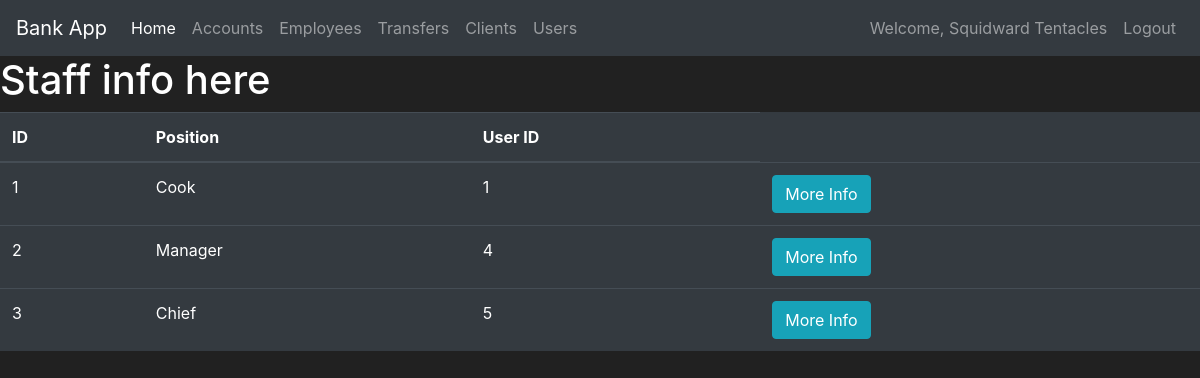
Page /employees (signed in) on the committed database.
### bank/models.py (models this page shows, shortened)
class User(db.Model, UserMixin):
    id = db.Column(db.Integer(), primary_key=True, autoincrement=True)
    name = db.Column(db.String())
    email = db.Column(db.String())
    password = db.Column(db.String)

class Employee(db.Model):
    id = db.Column(db.Integer(), primary_key=True)
    position = db.Column(db.String(60), nullable=False)
    user_id = db.Column(db.Integer, db.ForeignKey(User.id))

### bank/routes.py (the view)
@app.route("/employees")
@login_required
def employees_page():
    employees = Employee.query.all()
    return render_template('employees.html', employees=employees)

### bank/models.py (called while the page is built)
@login_manager.user_loader
def load_user(user_id):
    return User.query.get(int(user_id))

### bank/templates/employees.html (shortened to what this page needs)
{% extends "layout.html" %}
{% block body %}
<h1>Staff info here</h1>
<table id="data" class="table table-hover table-dark">
    <thead>
    <tr>
        <th scope="col">ID</th>
        <th scope="col">Position</th>
        <th scope="col">User ID</th>
    </tr>
    </thead>
    <tbody>
    {% for employee in employees %}
    <tr>
        <td>{{ employee.id }}</td>
        <td>{{ employee.position }}</td>
        <td>{{ employee.user_id }}</td>
        <td>
            <button class="btn btn-outline btn-info">More Info</button>
        </td>
    </tr>
    {% endfor %}
    </tbody>
</table>
{% endblock %}

### bank/templates/layout.html (shortened to what this page needs)
<!doctype html>
<html lang="en">
<head>
    <link rel="stylesheet" href="https://cdn.jsdelivr.net/npm/bootstrap@4.5.3/dist/css/bootstrap.min.css"
>
</head>
<body>
<nav class="navbar navbar-expand-md navbar-dark bg-dark">
    <a class="navbar-brand" href="{{ url_for('home_page') }}">Bank App</a>
    <div class="collapse navbar-collapse" id="navbarNav">
        <ul class="navbar-nav mr-auto">
            <li class="nav-item active">
                <a class="nav-link" href="{{ url_for('home_page') }}">Home <span class="sr-only">(current)</span></a>
            </li>
            <li class="nav-item">
                <a class="nav-link" href="{{ url_for('accounts_page') }}">Accounts</a>
            </li>
            <li class="nav-item">
                <a class="nav-link" href="{{ url_for('employees_page') }}">Employees</a>
            </li>
            <li class="nav-item">
                <a class="nav-link" href="{{ url_for('transfer_page') }}">Transfers</a>
            </li>
            <li class="nav-item">
                <a class="nav-link" href="{{ url_for('clients_page') }}">Clients</a>
            </li>
            <li class="nav-item">
                <a class="nav-link" href="{{ url_for('users_page') }}">Users</a>
            </li>
        </ul>
        {% if current_user.is_authenticated %}
            <ul class="navbar-nav">
                <li class="nav-item">
                    <a class="nav-link">Welcome, {{ current_user.name }}</a>
                </li>
                <li class="nav-item">
                    <a class="nav-link" href="{{ url_for('logout_page') }}">Logout</a>
                </li>
            </ul>
        {% endif %}
    </div>
</nav>
{% block body %}
{% endblock %}
</body>
</html>

### bank/templates/layout.html (style rules this page uses)
body { background-color: #212121; color: white }

### rows in the picture
User: name "Squidward Tentacles"
Employee: id "1", position "Cook", user_id "1"
Employee: id "2", position "Manager", user_id "4"
Employee: id "3", position "Chief", user_id "5"
